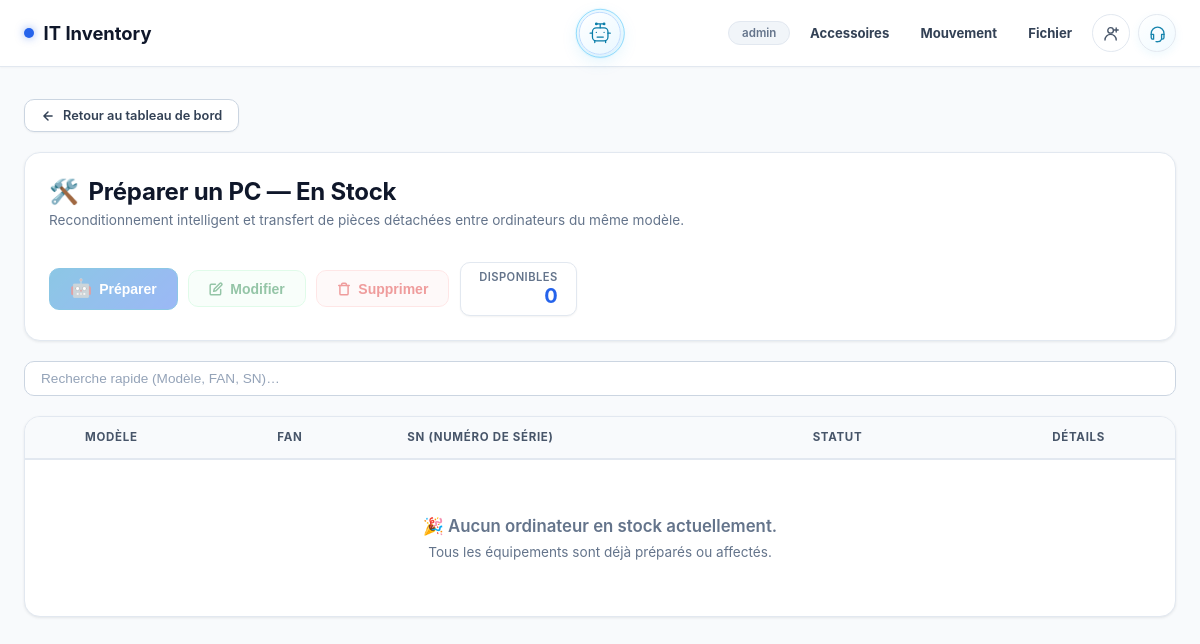
The app's page /preparer (signed in), older data.
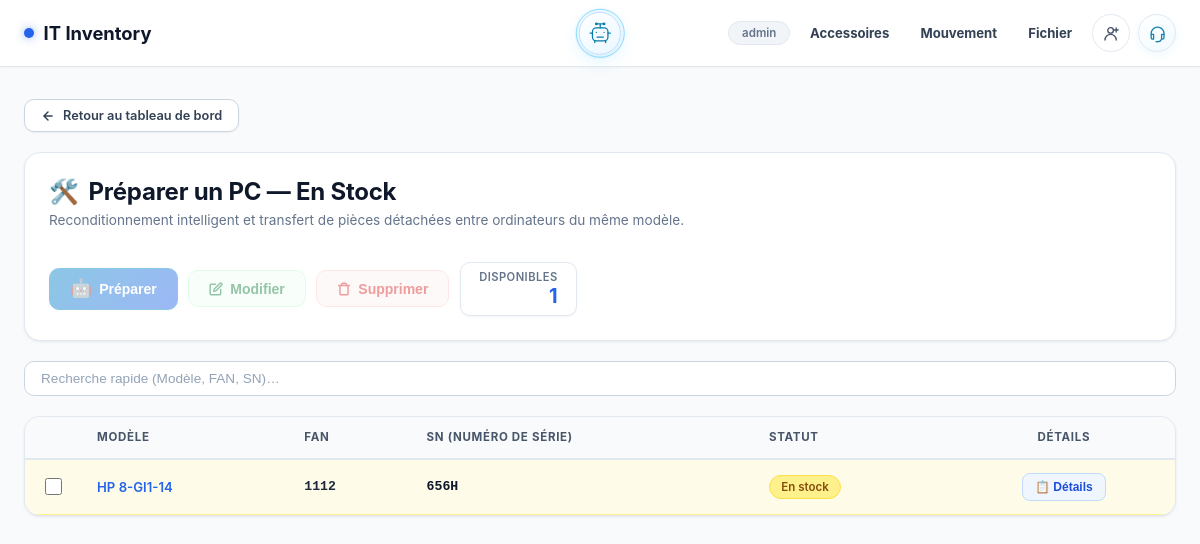
The same page, newer data.
### tables this page shows
CREATE TABLE inventory (
            id          INTEGER PRIMARY KEY AUTOINCREMENT,
            model_slug  TEXT,
            model_name  TEXT,
            fan         TEXT UNIQUE,
            sn          TEXT,
            statut      TEXT,
            username    TEXT,
            code_user   TEXT,
            license_num TEXT,
            obs         TEXT
        , disque_dur TEXT, etat_clavier TEXT, systeme_operateur TEXT, etat_ecran TEXT, batterie INTEGER, ram TEXT, ports_usb TEXT, pave_tactile TEXT, last_recipient TEXT, assignment_number INTEGER NOT NULL DEFAULT 0);

### app/routes/inventory.py (the view)
@inventory_bp.route('/preparer')
def preparer_pc():
    rows = get_items_by_status('En stock')
    items = [{
        'db_id':             r['id'],
        'model_name':        r['model_name'],
        'model_slug':        r['model_slug'],
        'FAN':               r['fan'],
        'SN':                r['sn'],
        'Statut':            r['statut'],
        'Obs':               r['obs'],
        'batterie':          r['batterie'],
        'has_details':       bool(r['disque_dur'] or r['etat_clavier'] or r['systeme_operateur'] or r['etat_ecran'] or (r['batterie'] is not None) or r['ram'] or r['ports_usb'] or r['pave_tactile']),
    } for r in rows]
    return render_template('preparer_pc.html', items=items, total_stock=len(items))

### app/models/database.py (called while the page is built)
def get_db():
    if 'db' not in g:
        g.db = sqlite3.connect(
            current_app.config['DB_PATH'],
            detect_types=sqlite3.PARSE_DECLTYPES,
        )
        g.db.row_factory = sqlite3.Row
    return g.db

def get_items_by_status(status):
    db = get_db()
    rows = db.execute(
        'SELECT * FROM inventory WHERE statut = ? ORDER BY id DESC',
        (status,)
    ).fetchall()
    return rows

### templates/preparer_pc.html (shortened to what the changed rows need)
{% extends "base.html" %}
{% block content %}
<div class="page-fade">
    <div class="card" style="display:flex;flex-wrap:wrap;justify-content:space-between;align-items:center;gap:1.25rem;margin-bottom:1.25rem;">
        <div>
            <div style="display:flex;align-items:center;gap:0.6rem;">
                <h1 style="font-size:1.5rem;font-weight:700;color:var(--text-primary);margin:0;letter-spacing:-0.01em;">
                    Préparer un PC — En Stock
                </h1>
            </div>
        </div>
        <div style="display:flex;align-items:center;gap:0.65rem;flex-wrap:wrap;">
            <div class="stat-badge">
                <span class="label">Disponibles</span>
                <span class="value" id="filteredCount">{{ total_stock }}</span>
            </div>
        </div>
    </div>
</div>
<div class="card" style="padding:0;overflow:hidden;">
    <div style="overflow-x:auto;">
        <table id="inventoryTable" class="inv-table">
            <thead>
                <tr>
                    <th style="width:44px;text-align:center;"></th>
                    <th>Modèle</th>
                    <th>FAN</th>
                    <th>SN (Numéro de Série)</th>
                    <th>Statut</th>
                    <th style="text-align:center;">Détails</th>
                </tr>
            </thead>
            <tbody>
                {% for row in items %}
                <tr class="row-en-stock" data-db-id="{{ row['db_id'] }}" data-statut="En stock">
                    <td style="text-align:center;" onclick="event.stopPropagation();">
                        <input type="checkbox" class="row-select-checkbox" data-db-id="{{ row['db_id'] }}"
                               onchange="onRowCheckboxChange(this)" title="Sélectionner cet ordinateur">
                    </td>
                    <td>
                        <a href="{{ url_for('inventory.model_detail', slug=row['model_slug']) }}" style="font-weight:600;color:var(--blue);" title="Voir tous les ordinateurs de ce modèle">
                            {{ row['model_name'] }}
                        </a>
                    </td>
                    <td class="font-mono" style="font-weight:600;">{{ row['FAN'] if row['FAN'] else '—' }}</td>
                    <td class="font-mono" style="font-weight:600;color:var(--text-primary);">{{ row['SN'] if row['SN'] else '—' }}</td>
                    <td>
                        <span class="badge badge-en-stock">{{ row['Statut'] }}</span>
                    </td>
                    <td style="text-align:center;" onclick="event.stopPropagation();">
                        <button type="button" class="btn-details" data-db-id="{{ row['db_id'] }}" onclick="openDetailsModal(this.dataset.dbId)" title="Afficher les caractéristiques techniques, batterie et observations">
                            📋 Détails
                        </button>
                    </td>
                </tr>
                {% else %}
                <tr>
                    <td colspan="6" style="padding:3.5rem 1rem;text-align:center;" class="text-muted">
                        <p style="font-size:1.05rem;margin:0 0 0.5rem;font-weight:600;">🎉 Aucun ordinateur en stock actuellement.</p>
                        <p style="font-size:0.85rem;margin:0;">Tous les équipements sont déjà préparés ou affectés.</p>
                    </td>
                </tr>
                {% endfor %}
            </tbody>
        </table>
    </div>
</div>
{% endblock %}

Row changes from the older to the newer data that the page shows:
added inventory: model_name "HP 8-GI1-14", fan "1112", sn "656H", Statut "En stock"
Text that changed along with them:
{{ total_stock }}: "0" → "1"
text no longer shown: "🎉 Aucun ordinateur en stock actuellement. Tous les équipements sont déjà préparés ou affectés."
